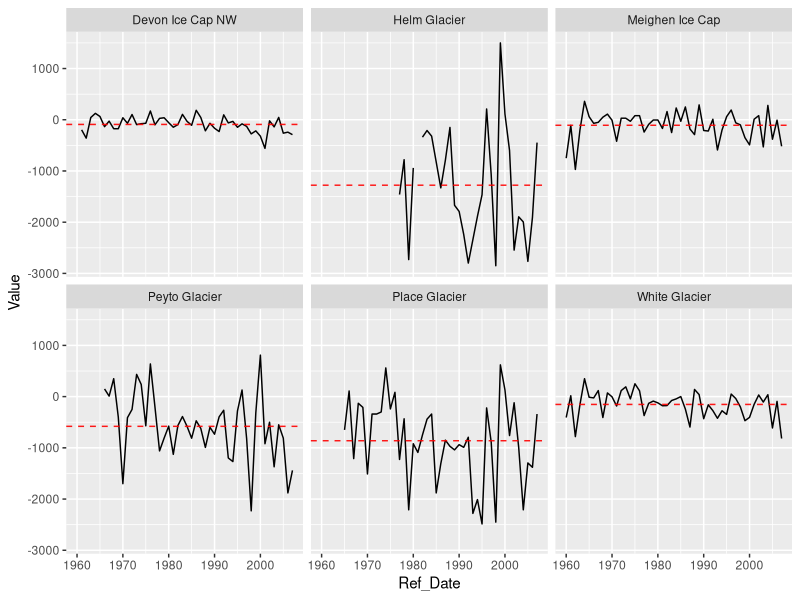

R code for this plot:
library(dplyr)
library(tidyr)
library(ggplot2)


glaicer <- read.csv("./Datasets/glacier.csv", na.strings = "..", comment.char = "#")
glaicer <- glaicer %>% 
  select(Ref_Date, GEO, MEASURE, Value) %>% 
  filter(MEASURE == "Annual mass balance") %>% 
  separate(GEO, c("Name", "Location"), sep = " - ")

#descript analytics
g1 <- glaicer %>% 
  group_by(Name) %>% 
  summarise(YearsObserved = n(),
            MeanChange = mean(Value, na.rm = T),
            WorstChange = mean(Value, na.rm = T),
            WorstYear = Ref_Date[which.min(Value)])

#t-test
g2 <- glaicer %>% 
  group_by(Name) %>% 
  do({
    tt <- t.test(.$Value, alternative = "less", mu = 0, conf.level = .99)
    data.frame(PValue = tt$p.value, ConfidenceLimit = tt$conf.int[2])
  })

left_join(g1, g2, by = "Name") %>% 
  knitr::kable(caption = "Descriptive stats and confidence intervals",
               digits = c(0,0,2,0,0,10,2))

#ggplot
ggplot(glaicer, aes(Ref_Date, Value))+
  geom_line()+
  geom_hline(data = g1, aes(yintercept = MeanChange),
             color = "red", linetype = "dashed", alpha = 0.9)+
  facet_wrap(~ Name, nrow = 2)
